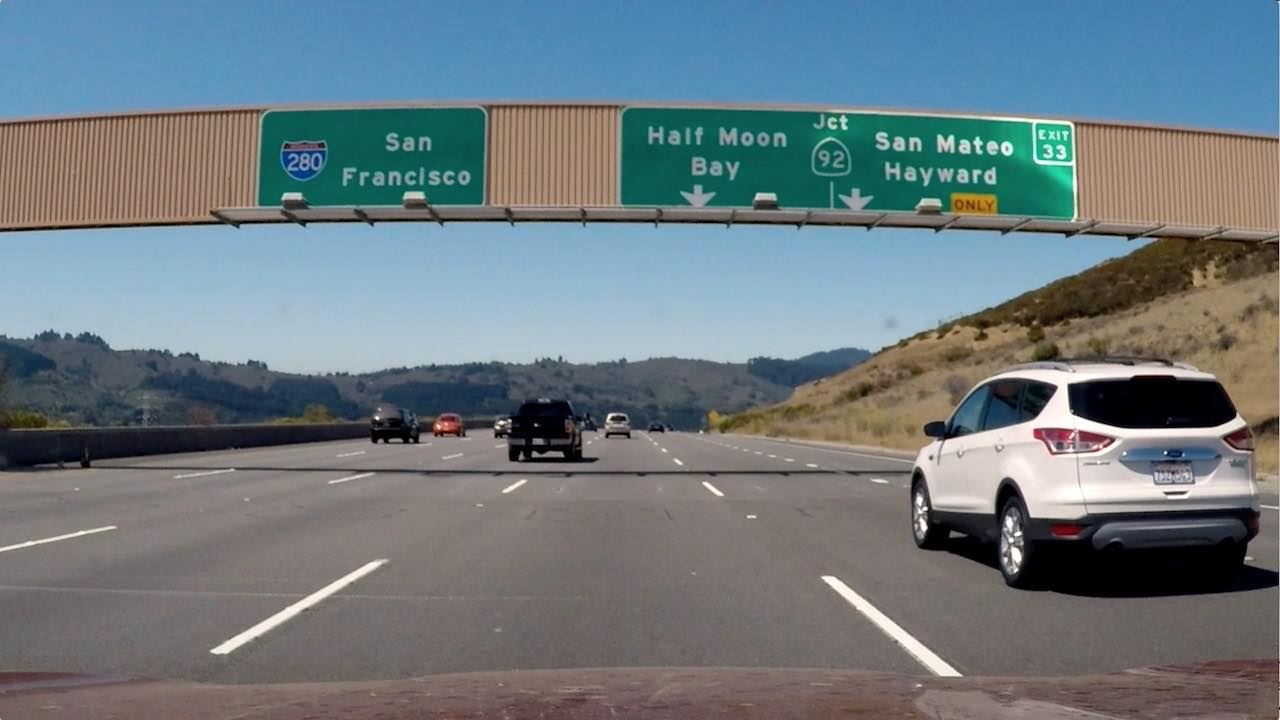
#> input picture examples/signs_vehicles_xygrad.jpg, 1280 x 720 px
$ jupyter execute play_magnitude_thresholds.ipynb   (older library calls are emulated)
#> lines starting #> are read from the running program, lines starting #| are printed output that depends on the picture; after the words box and inside, x2 and y2 are one past the last pixel; in counts of white or black regions, pixels touching at a corner belong together
[cell 1]
import numpy as np
import cv2
import matplotlib.pyplot as plt
import matplotlib.image as mpimg
import pickle

[cell 2]
# Define a function that applies Sobel x or y,
# then takes an absolute value and applies a threshold.
def abs_sobel_thresh(img, orient='x',sobel_kernel=3,thresh=(0,255)):
    # Convert to grayscale
    gray = cv2.cvtColor(img, cv2.COLOR_RGB2GRAY)
    # try this Adi
    gray = cv2.GaussianBlur(gray,(sobel_kernel,sobel_kernel),0)

    # Apply x or y gradient with the OpenCV Sobel() function
    # and take the absolute value
    if orient == 'x':
        abs_sobel = np.absolute(cv2.Sobel(gray, cv2.CV_64F, 1, 0,ksize=sobel_kernel))
    if orient == 'y':
        abs_sobel = np.absolute(cv2.Sobel(gray, cv2.CV_64F, 0, 1,ksize=sobel_kernel))
    # Rescale back to 8 bit integer
    scaled_sobel = np.uint8(255*abs_sobel/np.max(abs_sobel))
    # Create a copy and apply the threshold
    binary_output = np.zeros_like(scaled_sobel)
    # Here I'm using inclusive (>=, <=) thresholds, but exclusive is ok too
    binary_output[(scaled_sobel >= thresh[0]) & (scaled_sobel <= thresh[1])] = 1

    # Return the result
    return binary_output

[cell 3]
# Define a function that applies Sobel x and y,
# then computes the magnitude of the gradient
# and applies a threshold
def mag_thresh(img, sobel_kernel=3, mag_thresh=(0, 255)):

    # Apply the following steps to img
    # 1) Convert to grayscale
    gray = cv2.cvtColor(img, cv2.COLOR_RGB2GRAY)
    # try this Adi
    gray = cv2.GaussianBlur(gray,(sobel_kernel,sobel_kernel),0)
    # 2) Take the gradient in x and y separately
    sobelx = cv2.Sobel(gray, cv2.CV_64F, 1, 0, ksize=sobel_kernel)
    sobely = cv2.Sobel(gray, cv2.CV_64F, 0, 1, ksize=sobel_kernel)
    #print(sobelx.shape)
    #print(sobely.shape)
    # 3) Calculate the magnitude
    gradmag = np.sqrt(sobelx**2 + sobely**2)
    #print(gradmag)
    # 4) Scale to 8-bit (0 - 255) and convert to type = np.uint8
    scale_factor = np.max(gradmag)/255
    gradmag = (gradmag/scale_factor).astype(np.uint8)
    # 5) Create a binary mask where mag thresholds are met
    binary_output = np.zeros_like(gradmag)
    binary_output[(gradmag >= mag_thresh[0]) & (gradmag <= mag_thresh[1])] = 1

    # 6) Return this mask as your binary_output image
    #binary_output = np.copy(img) # Remove this line
    return binary_output

[cell 4]
# direction of the gradient
# Define a function to threshold an image for a given range and Sobel kernel
def dir_threshold(img, sobel_kernel=3, thresh=(0, np.pi/2)):
    # Grayscale
    gray = cv2.cvtColor(img, cv2.COLOR_RGB2GRAY)
    # try this Adi
    gray = cv2.GaussianBlur(gray,(sobel_kernel,sobel_kernel),0)
    # Calculate the x and y gradients
    sobelx = cv2.Sobel(gray, cv2.CV_64F, 1, 0, ksize=sobel_kernel)
    sobely = cv2.Sobel(gray, cv2.CV_64F, 0, 1, ksize=sobel_kernel)
    # Take the absolute value of the gradient direction,
    # apply a threshold, and create a binary image result
    absgraddir = np.arctan2(np.absolute(sobely), np.absolute(sobelx))
    binary_output =  np.zeros_like(absgraddir)
    binary_output[(absgraddir >= thresh[0]) & (absgraddir <= thresh[1])] = 1

    # Return the binary image
    return binary_output

[cell 5]
# Read in an image and grayscale it
image = mpimg.imread('examples/signs_vehicles_xygrad.jpg')
#> image is the input picture: shape (720, 1280, 3); mean R, G, B 109.2, 121.6, 127.4

# Run the function
grad_binary = abs_sobel_thresh(image, orient='x', sobel_kernel=15, thresh=(25, 100))
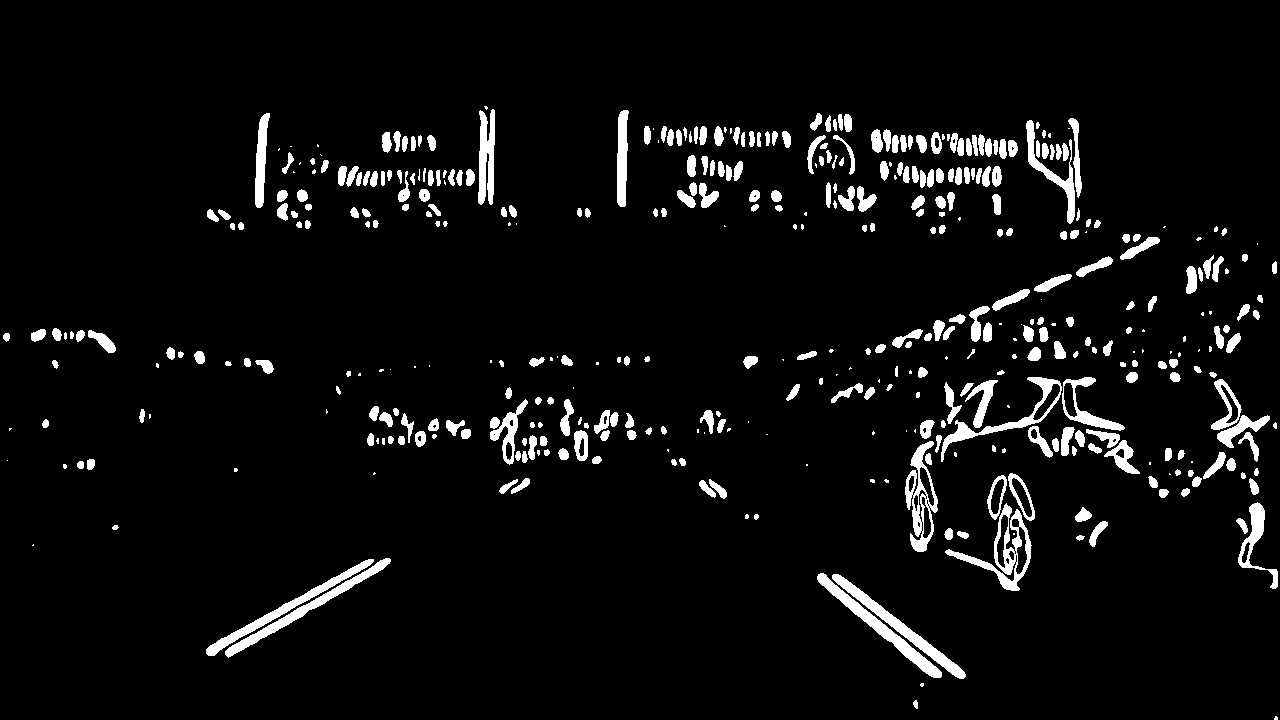
#> grad_binary: shape (720, 1280); values 0 (black) and 1 (white), 5.4% white; 448 white regions (100 under 20 px), largest, box (x1, y1, x2, y2) and area: (945, 503, 1032, 591) 1735, (817, 573, 942, 678) 1654, (832, 574, 966, 679) 1614
# Plot the result
f, (ax1, ax2) = plt.subplots(1, 2, figsize=(24, 9))
f.tight_layout()
ax1.imshow(image)
ax1.set_title('Original Image', fontsize=50)
ax2.imshow(grad_binary, cmap='gray')
ax2.set_title('Thresholded Gradient', fontsize=50)
plt.subplots_adjust(left=0., right=1, top=0.9, bottom=0.)

[cell 6]
# Read in an image and grayscale it
image = mpimg.imread('examples/signs_vehicles_xygrad.jpg')
# Run the function
mag_binary = mag_thresh(image, sobel_kernel=3, mag_thresh=(30, 100))
#> in mag_thresh, `gradmag = np.sqrt(sobelx**2 + sobely**2)`:
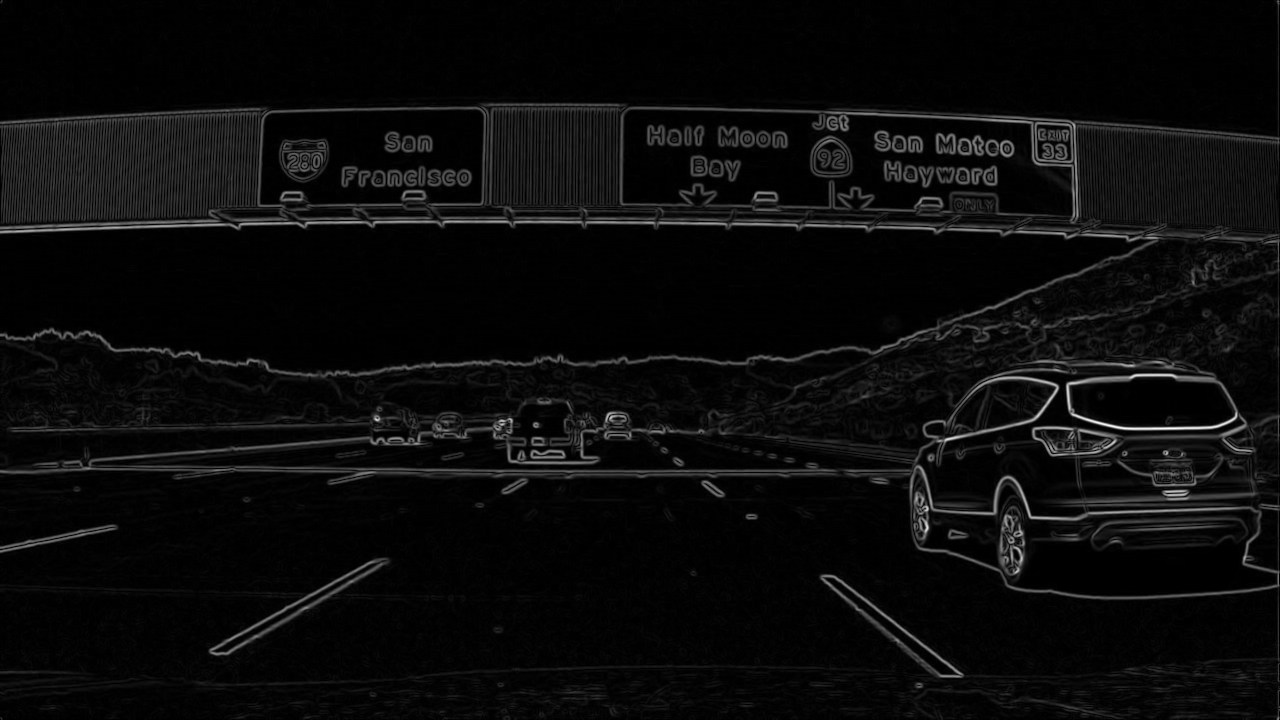
#> gradmag: shape (720, 1280) float64; min 0, max 704, mean 31.7; drawn with min black and max white
#> in mag_thresh, `scale_factor = np.max(gradmag)/255`: scale_factor = 2.76
#> mag_binary: shape (720, 1280); values 0 (black) and 1 (white), 10.6% white; 866 white regions (681 under 20 px), largest, box (x1, y1, x2, y2) and area: (0, 103, 1280, 379) 47534, (0, 397, 839, 485) 10140, (840, 355, 1280, 600) 8960
# Plot the result
f, (ax1, ax2) = plt.subplots(1, 2, figsize=(24, 9))
f.tight_layout()
ax1.imshow(image)
ax1.set_title('Original Image', fontsize=50)
ax2.imshow(mag_binary, cmap='gray')
ax2.set_title('Thresholded Magnitude', fontsize=50)
plt.subplots_adjust(left=0., right=1, top=0.9, bottom=0.)

[cell 7]
# Read in an image and grayscale it
image = mpimg.imread('examples/signs_vehicles_xygrad.jpg')
# Run the function
dir_binary = dir_threshold(image, sobel_kernel=3, thresh=(0.7, 1.3))
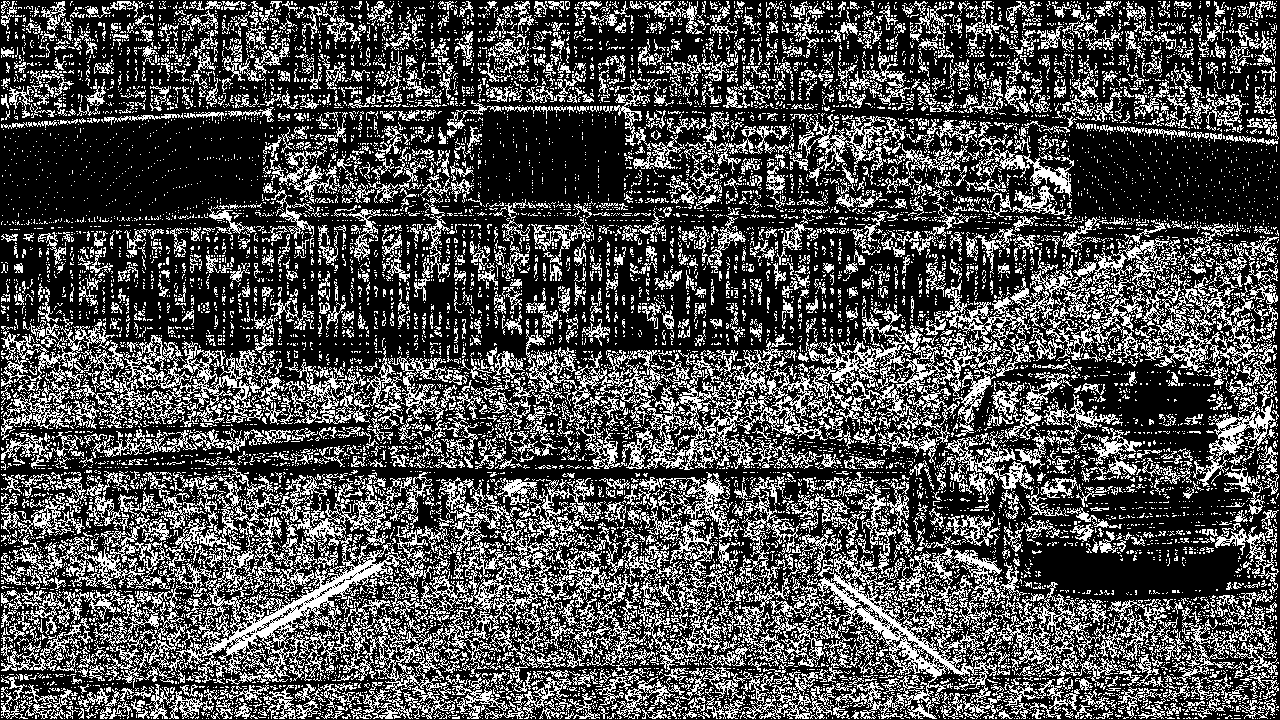
#> dir_binary: shape (720, 1280) float64; values 0 (black) and 1 (white), 30.6% white in thin lines or dots
# Plot the result
f, (ax1, ax2) = plt.subplots(1, 2, figsize=(24, 9))
f.tight_layout()
ax1.imshow(image)
ax1.set_title('Original Image', fontsize=50)
ax2.imshow(dir_binary, cmap='gray')
ax2.set_title('Thresholded Grad. Dir.', fontsize=50)
plt.subplots_adjust(left=0., right=1, top=0.9, bottom=0.)

[cell 8]
# Read in an image and grayscale it
image = mpimg.imread('examples/signs_vehicles_xygrad.jpg')

# Choose a Sobel kernel size
ksize = 3 # Choose a larger odd number to smooth gradient measurements

# Apply each of the thresholding functions
gradx = abs_sobel_thresh(image, orient='x', sobel_kernel=ksize, thresh=(12, 100))
#> gradx: shape (720, 1280); values 0 (black) and 1 (white), 11.9% white; 1624 white regions (1217 under 20 px), largest, box (x1, y1, x2, y2) and area: (1, 109, 272, 224) 23187, (1026, 0, 1279, 477) 16558, (477, 104, 630, 228) 11810
grady = abs_sobel_thresh(image, orient='y', sobel_kernel=ksize, thresh=(25, 100))
#> grady: shape (720, 1280); values 0 (black) and 1 (white), 7.8% white; 934 white regions (650 under 20 px), largest, box (x1, y1, x2, y2) and area: (0, 204, 1280, 367) 11329, (0, 460, 930, 495) 6677, (623, 106, 1280, 145) 3433
mag_binary = mag_thresh(image, sobel_kernel=ksize, mag_thresh=(25, 100))
#> mag_binary: shape (720, 1280); values 0 (black) and 1 (white), 12.7% white; 824 white regions (605 under 20 px), largest, box (x1, y1, x2, y2) and area: (0, 103, 1280, 380) 56851, (0, 342, 1280, 662) 28029, (1115, 446, 1244, 487) 1557
dir_binary = dir_threshold(image, sobel_kernel=ksize, thresh=(0.7, 1.3))
combined = np.zeros_like(dir_binary)
combined[((gradx == 1) & (grady == 1)) | ((mag_binary == 1) & (dir_binary == 1))] = 1
#combined[((mag_binary == 1) & (dir_binary == 1))] = 1
# Plot the result
f, (ax1, ax2) = plt.subplots(1, 2, figsize=(24, 9))
f.tight_layout()
ax1.imshow(image)
ax1.set_title('Original Image', fontsize=50)
ax2.imshow(combined, cmap='gray')
ax2.set_title('Thresholded Grad. combined.', fontsize=50)
plt.subplots_adjust(left=0., right=1, top=0.9, bottom=0.)

[cell 9]
image = mpimg.imread('examples/signs_vehicles_xygrad.jpg')
color_and_gradient_binary = np.zeros_like(image[:,:,0])
ksize = 3
gradx = abs_sobel_thresh(image, orient='x', sobel_kernel=ksize, thresh=(12, 100))
grady = abs_sobel_thresh(image, orient='y', sobel_kernel=ksize, thresh=(25, 100))
mag_binary = mag_thresh(image, sobel_kernel=ksize, mag_thresh=(25, 100))
dir_binary = dir_threshold(image, sobel_kernel=ksize, thresh=(0.7, 1.3))
combined = np.zeros_like(dir_binary)
combined[((gradx == 1) & (grady == 1)) | ((mag_binary == 1) & (dir_binary == 1))] = 1


sthresh=(150,255)

hls = cv2.cvtColor(image, cv2.COLOR_RGB2HLS)
#> hls: shape (720, 1280, 3); mean of channels 0, 1, 2 60.7, 118.8, 64.6
s_channel = hls[:,:,2]
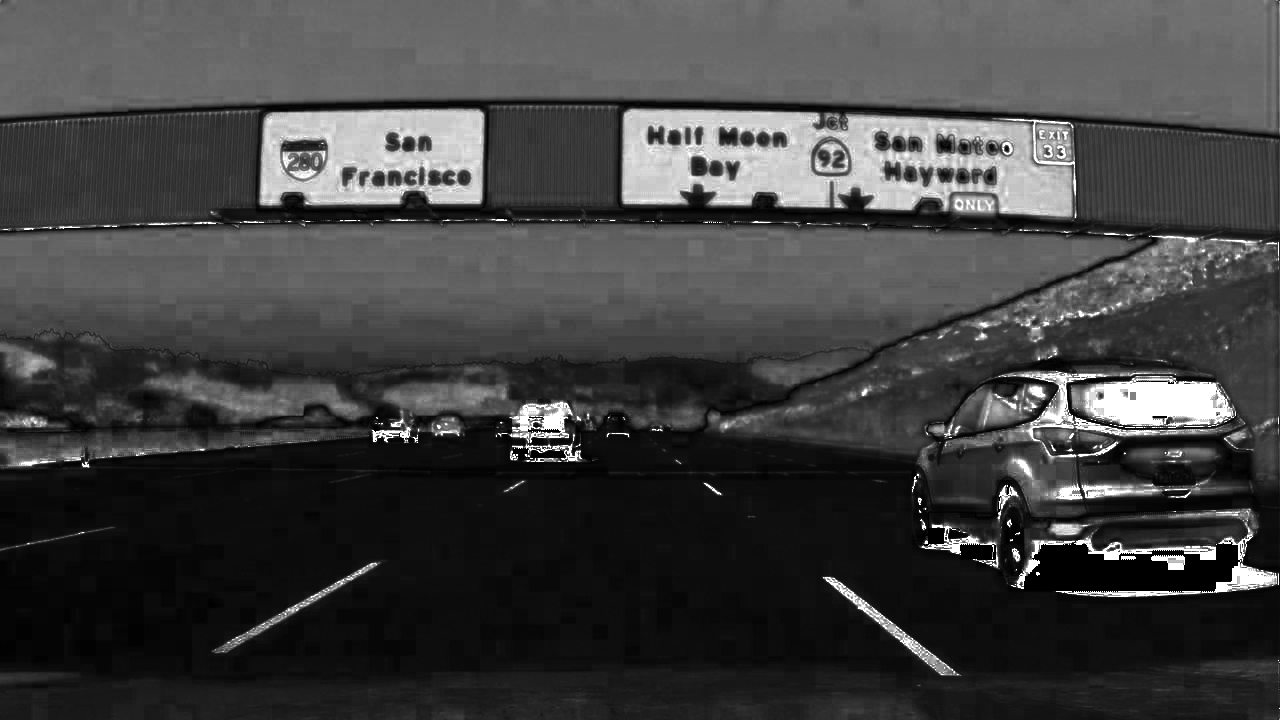
#> s_channel: shape (720, 1280); min 0, max 255, mean 64.6
s_binary = np.zeros_like(s_channel)
s_binary[(s_channel >= sthresh[0]) & (s_channel <= sthresh[1])] = 1

color_and_gradient_binary[(s_binary == 1) | (combined == 1)] = 1

f, (ax1, ax2) = plt.subplots(1, 2, figsize=(24, 9))
f.tight_layout()
ax1.imshow(image)
ax1.set_title('Original Image', fontsize=50)
ax2.imshow(color_and_gradient_binary, cmap='gray')
ax2.set_title('Thresholded Color and Grad. combined.', fontsize=50)
plt.subplots_adjust(left=0., right=1, top=0.9, bottom=0.)

[cell 10]
img = color_and_gradient_binary
img_size = (color_and_gradient_binary.shape[1], color_and_gradient_binary.shape[0])

bot_width = .76
#mid_width = .08
mid_width = .08
#height_pct = .62
height_pct = .62
bottom_trim = .935
offset = img_size[0]*.25
print ( offset )
top_left = p1 = [img.shape[1]*(.5 - mid_width/2), img.shape[0]*height_pct]
top_right = p2 = [img.shape[1]*(.5 + mid_width/2), img.shape[0]*height_pct]
bottom_right = p3 = [img.shape[1]*(.5 + bot_width/2), img.shape[0]*bottom_trim]

bottom_left = p4 = [img.shape[1]*(.5 - bot_width/2), img.shape[0]*bottom_trim]
print( " p1 {} p2 {} p3 {} p4 {} ".format(p1,p2,p3,p4))
src = np.float32([p1,p2,p3,p4])
dst = np.float32([[offset, 0], [img_size[0] - offset, 0], [img_size[0] - offset, img_size[1]], [offset, img_size[1]]])
left2_x,left2_y = (585,455)

right1_x,right1_y = (705,455)
right2_x,right2_y = (1130,720)
left1_x,left1_y = (190,720)

#src = np.float32([
#    [left2_x, left2_y],
#    [right1_x, right1_y],
#    [right2_x, right2_y],
# [left1_x, left1_y]
#])

#offset = 200
#dst = np.float32([
#    [offset, 0],
#    [img_size[0]-offset, 0],
#    [img_size[0]-offset, img_size[1]],
#    [offset, img_size[1]]
#])

#src = np.float32([leftupperpoint, leftlowerpoint, rightupperpoint, rightlowerpoint])
#dst = np.float32([[568,470], [717,470], [260,680], [1043,680]])

print ( src , dst )

# Given src and dst points, calculate the perspective transform matrix
M = cv2.getPerspectiveTransform(src, dst)

# Warp the image using OpenCV warpPerspective()
warped = cv2.warpPerspective(color_and_gradient_binary, M, img_size, flags=cv2.INTER_NEAREST)


f, (ax1, ax2) = plt.subplots(1, 2, figsize=(24, 9))
f.tight_layout()
ax1.imshow(color_and_gradient_binary)
ax1.set_title('Original Image', fontsize=50)
ax2.imshow(warped)
ax2.set_title('Undistorted and Warped Image', fontsize=50)
plt.subplots_adjust(left=0., right=1, top=0.9, bottom=0.)
plt.show()


histogram = np.sum(warped[warped.shape[0]//2:,:], axis=0)
plt.plot(histogram)
plt.show()
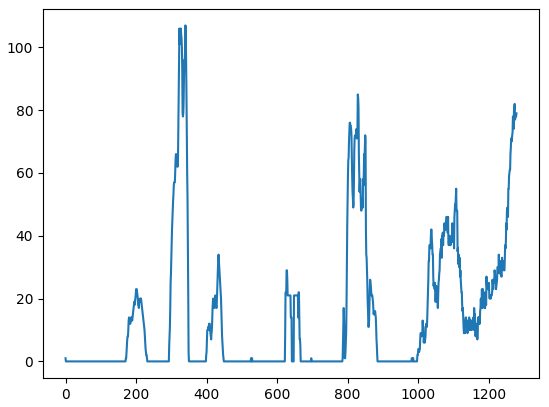
#> figure drawn by matplotlib, 1 panel; curve peaks at x = 340, y = 107
